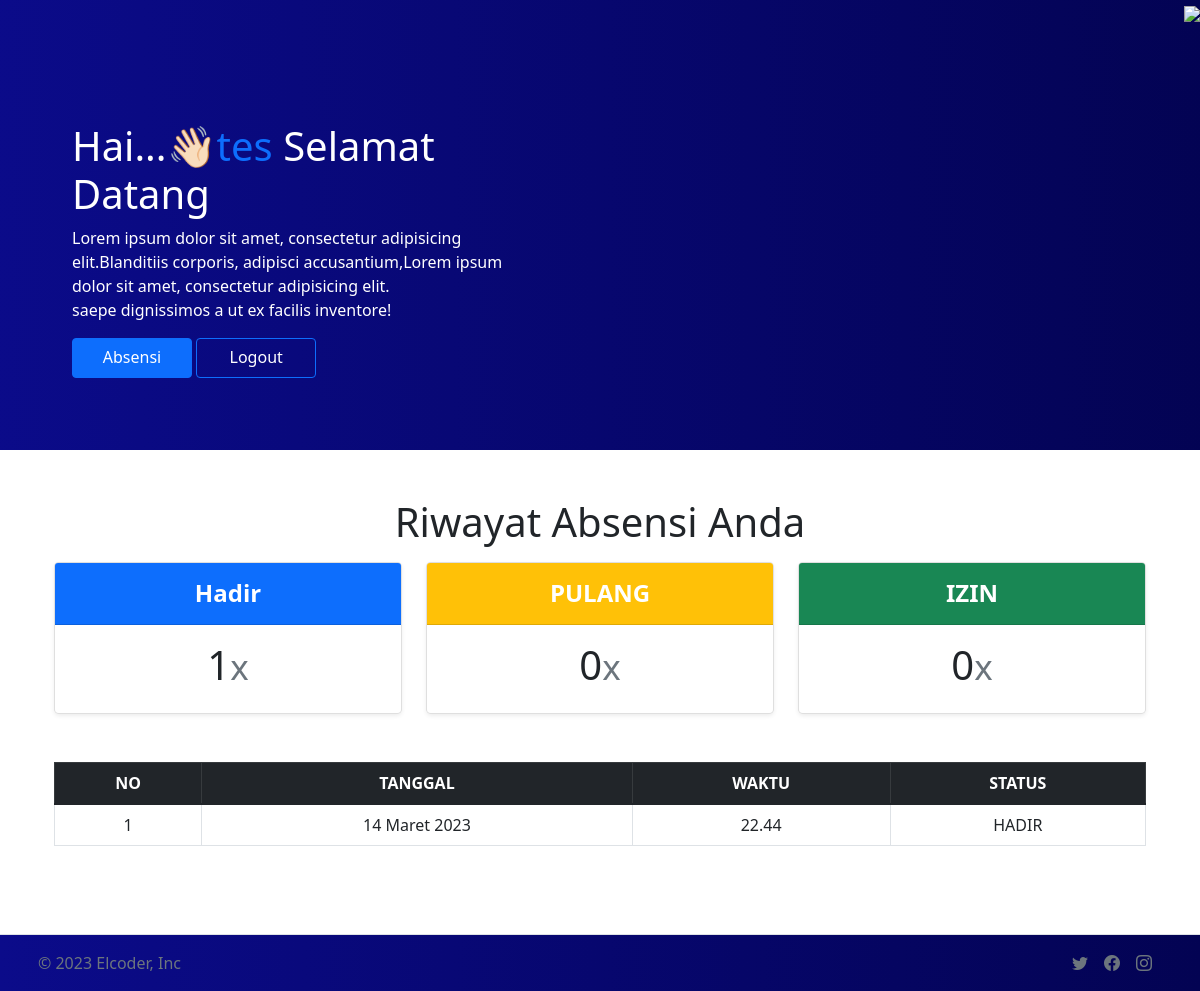
The app's page /akun (signed in), older data.
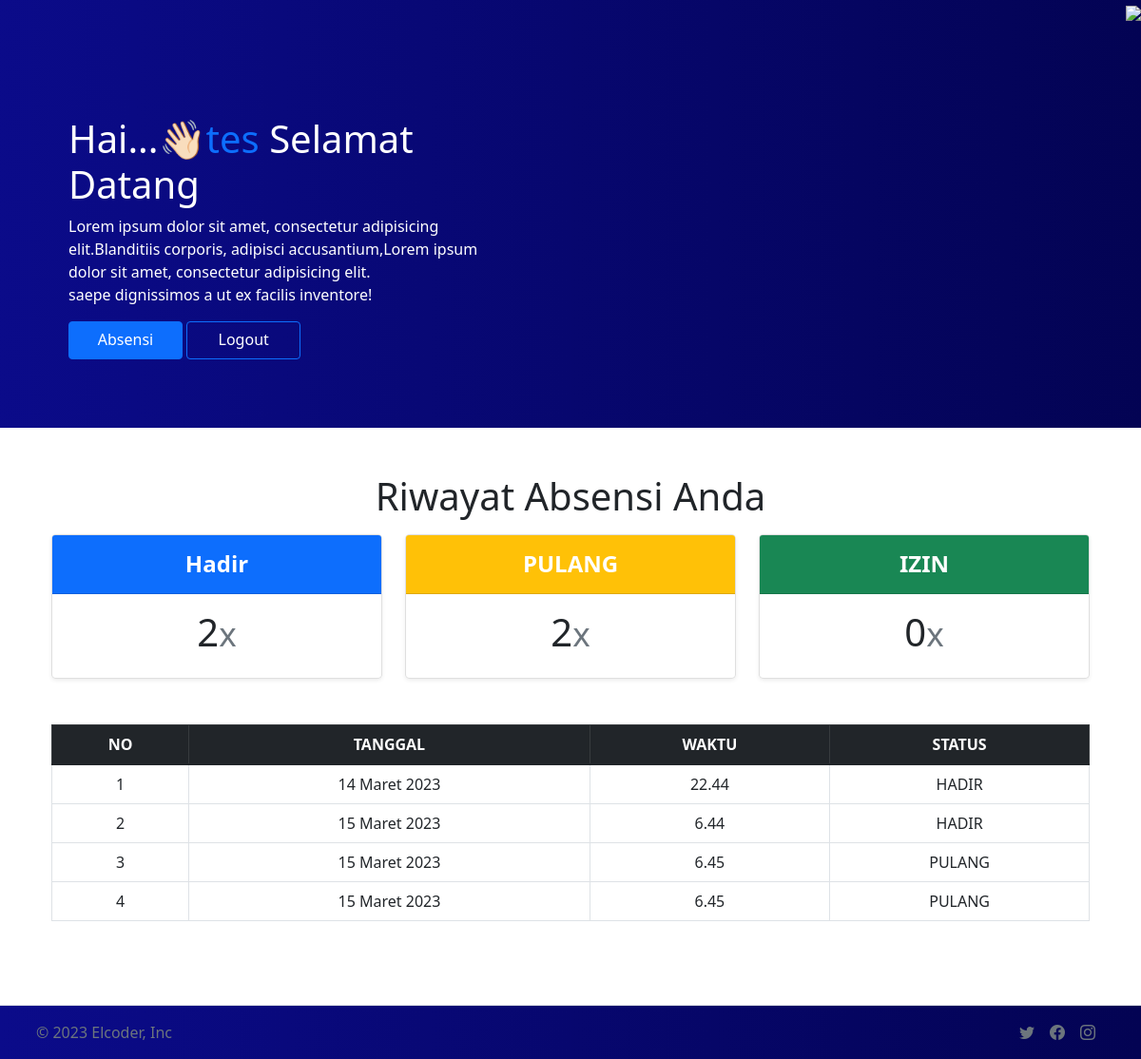
The same page, newer data.
### absenapp/models.py (models this page shows, shortened)
class absenModel(models.Model):
    pegawai     =models.ForeignKey(profil, on_delete=models.DO_NOTHING)
    tgl         =models.DateField(auto_now_add=True)
    waktu       =models.TimeField(auto_now_add=True)
    absen=(
        ('HADIR','HADIR'),
        ('IZIN','IZIN'),
        ('PULANG','PULANG'),
    )
    status      =models.CharField(choices=absen, max_length=50, default='HADIR')
    ket         =models.TextField(null=True, blank=True)

### absen/views.py (the view)
# urls.py: path('akun',views.akun, name='akun'),
def akun(request):
    profile=profil.objects.get(nama=request.user)
    datas= absenModel.objects.filter(pegawai=profile)
    jh=0
    ji=0
    jp=0
    for jlh in datas:
        if jlh.status == 'HADIR': #jika status absennya hadir maka variabel inisialisasi kita jumlahkan
            jh += 1
        elif jlh.status == 'IZIN':
            ji += 1
        elif jlh.status == 'PULANG':
            jp += 1
        else:
            pass
    context = {
        'datas':datas,
        'jlh_hadir':jh,
        'jlh_izin':ji,
        'jlh_pulang':jp,
    }
    return render(request,'akun.html',context)

### templates/akun.html (shortened to what the changed rows need)
{%load static%}
<!doctype html>
<html lang="en">
  <head>
    <link href="{%static 'css/bootstrap.css'%}" rel="stylesheet">
    <link rel="stylesheet" href="https://cdn.jsdelivr.net/npm/bootstrap-icons@1.10.3/font/bootstrap-icons.css">
  </head>
  <body>
    <div class="row" style="background-image: linear-gradient(to right,  rgb(11, 11, 138),rgb(3, 3, 83));">
      <div class="col-6">
        <div class="container text-white pt-4" style="height: 450px;">
          <div class="head ps-5 pt-5" style="margin: 50px auto;" >
            <h1 class=""> Hai...👋🏻<a class="text-primary" href="/" style="text-decoration: none;">{{user}}</a> Selamat Datang</h1>
          </div>
        </div>
      </div>
    </div>
    <div class="container py-5 text-center container">
      <h1 class="fw-light">Riwayat Absensi Anda</h1>
      <div class="container mt-3">
        <div class="row row-cols-1 row-cols-md-3 mb-3 text-center">
          <div class="col">
            <div class="card mb-4 rounded-3 shadow-sm">
              <div class="card-body">
                <h1 class="card-title pricing-card-title">{{jlh_hadir}}<small class="text-muted fw-light">x</small></h1>
              </div>
            </div>
          </div>
          <div class="col">
            <div class="card mb-4 rounded-3 shadow-sm">
              <div class="card-body">
                <h1 class="card-title pricing-card-title">{{jlh_pulang}}<small class="text-muted fw-light">x</small></h1>
              </div>
            </div>
          </div>
          <div class="col">
            <div class="card mb-4 rounded-3 shadow-sm">
              <div class="card-body">
                <h1 class="card-title pricing-card-title">{{jlh_izin}}<small class="text-muted fw-light">x</small></h1>
              </div>
            </div>
          </div>
        </div>
      </div>
      <div class="container mt-4">
        <table class="table table-bordered align-middle able-responsive">
          <thead class="table-dark">
            <tr>
              <th>NO</th>
              <th>TANGGAL</th>
              <th>WAKTU</th>
              <th>STATUS</th>
            </tr>
          </thead>
          <tbody>
            {%for data in datas%}
            <tr>
              <td>{{forloop.counter}}</td>
              <td>{{data.tgl}}</td>
              <td>{{data.waktu}}</td>
              <td>{{data.status}}</td>
            </tr>
            {%endfor%}
          </tbody>
        </table>
      </div>
    </div>
  </body>
</html>

Row changes from the older to the newer data that the page shows:
added absenModel: tgl "15 Maret 2023", waktu "6.44", status "HADIR"
added absenModel: tgl "15 Maret 2023", waktu "6.45", status "PULANG"
added absenModel: tgl "15 Maret 2023", waktu "6.45", status "PULANG"
Text that changed along with them:
{{ jlh_hadir }}: "1" → "2"
{{ jlh_pulang }}: "0" → "2"
